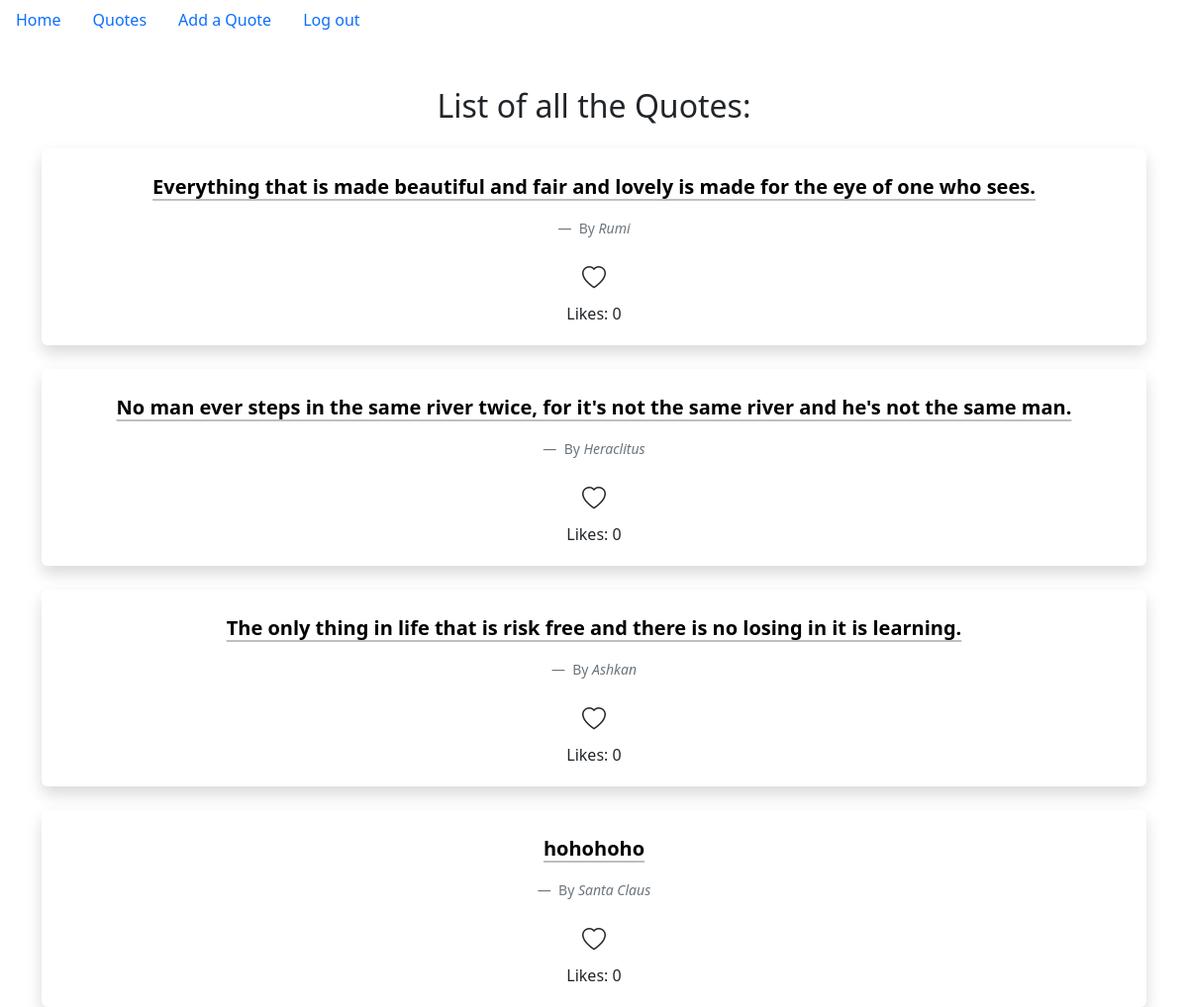
The app's page /quote/quote_list/ (signed in), older data.
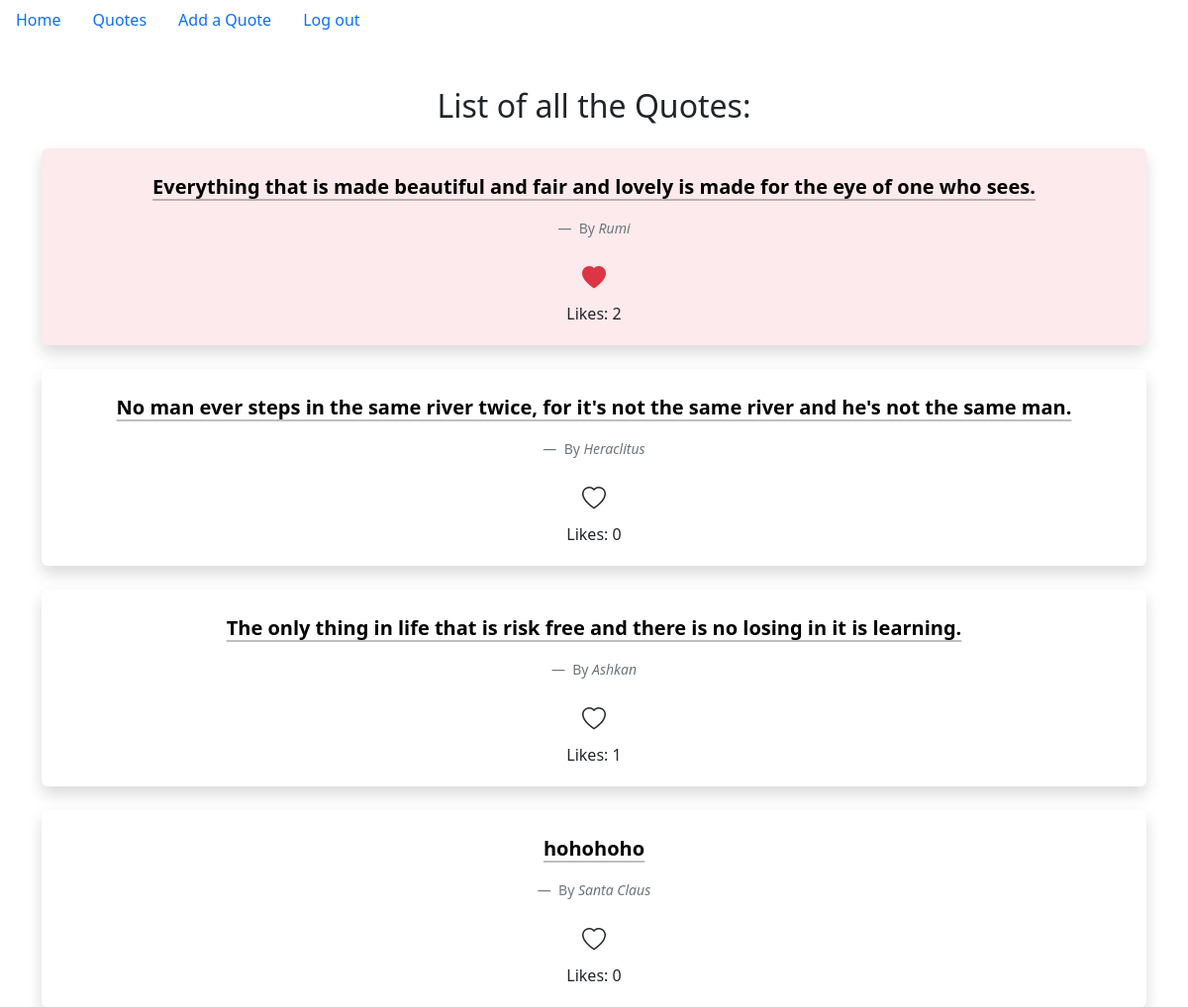
The same page, newer data.
### myApp/models.py (models this page shows, shortened)
class Quote(models.Model):
    body = models.CharField(max_length=500)
    publisher = models.ForeignKey(User, on_delete=models.CASCADE)
    author = models.CharField(max_length=260)
    like_numbers = models.PositiveSmallIntegerField(default=0)
    def count_likes(self):
        counter = len(Like.objects.filter(quote=self))
        self.like_numbers = counter
        self.save()
        return counter

### myApp/views.py (the view)
# urls.py: path('quote/quote_list/', views.QuoteListView.as_view(), name='quote_list'),
class QuoteListView(LoginRequiredMixin, generic.ListView):
    model = Quote
    template_name = 'myApp/quote_list.html'
    context_object_name = 'quotes'
    def get_queryset(self):
        user = self.request.user
        queryset = Quote.objects.annotate(liked=Exists(Like.objects.filter(user=user, quote=OuterRef('pk'))))
        return queryset
    def get_context_data(self, **kwargs):
        context = super().get_context_data(**kwargs)
        context['form'] = LikeForm
        return context

### templates/myApp/quote_list.html (shortened to what this page needs)
{% extends 'base.html' %} {% block content %}
<div class="container mt-5">
  <h2 class="text-center mb-4">List of all the Quotes:</h2>
  {% for quote in quotes %}
  <div class="container mt-4 px-4 pt-4 pb-1 rounded shadow {% if quote.liked %} bg-danger bg-opacity-10 {% endif %}">
    <figure class="text-center">
      <blockquote class="blockquote">
        <a
          href="{% url 'quote_detail' quote.id %}"
          class="link-body-emphasis link-offset-2 link-underline-opacity-25 link-underline-opacity-75-hover fs-5 fw-semibold"
        >
          {{ quote.body }}
        </a>
      </blockquote>
      <figcaption class="blockquote-footer mt-2">
        By <cite title="Source Title">{{ quote.author }}</cite>
      </figcaption>
      <div class="d-flex justify-content-center align-items-center mt-2">
        <form action="{% url 'like' quote.id %}" method="post" class="d-inline">
          <button type="submit" class="btn border-0 bg-transparent">
            {% if quote.liked %}
            <i class="bi bi-heart-fill text-danger fs-4"></i>
            {% else %}
            <i class="bi bi-heart text-dark fs-4"></i>
            {% endif %}
          </button>
        </form>
      </div>
      <div class="footer">Likes: {{ quote.count_likes }}</div>
    </figure>
  </div>
  {% endfor %}
</div>
{% endblock content %}

### templates/base.html (shortened to what this page needs)
{% load static %}
{% load django_bootstrap5 %}
<!DOCTYPE html>
<html lang="en">
<head>
    <link rel="stylesheet" href="{% static 'css/base.css' %}">
    {% bootstrap_css %}
    <link rel="stylesheet" href="https://cdn.jsdelivr.net/npm/bootstrap-icons/font/bootstrap-icons.css">
</head>
<body>
    <ul class="nav">
        <li class="nav-item">
          <a class="nav-link active" aria-current="page" href="{% url 'home' %}">Home</a>
        </li>
        <li class="nav-item">
          <a class="nav-link" href="{% url 'quote_list' %}">Quotes</a>
        </li>
        <li class="nav-item">
          <a class="nav-link" href="{% url 'quote_new' %}">Add a Quote</a>
        </li>
        {% if user.is_authenticated %}
          <li class="nav-item">
            <form action="{% url 'logout' %}" method="post">
              <button type="submit" class="nav-link">Log out</button>
            </form>
          </li>
        {% endif %}
      </ul>
    {% block content %}
    {% endblock content %}
</body>
</html>

### static/css/base.css (style rules this page uses)
body { background-color: cornsilk; }

Row changes from the older to the newer data that the page shows:
changed Quote "Rumi": count_likes "0" → "2"
changed Quote "Ashkan": count_likes "0" → "1"
